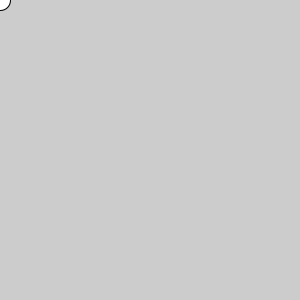
Frame 1 (no input)
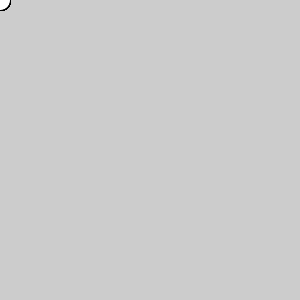
Frame 60 (the mouse pressed at the canvas centre just before this capture)
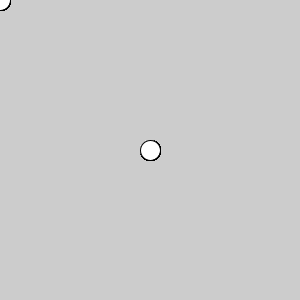
Frame 120 (the mouse held since frame 60 and released just before this capture)

The Processing sketch that drew these frames (run headless with seeded random() and noise(); from frame 60 on, the mouse is pressed at the canvas centre):

// Processing sketch: processing_106817
// ── processing_106817.pde

void setup() {
    size(300,300);
}
void draw() {
    ellipse(mouseX,mouseY,20,20);
}
